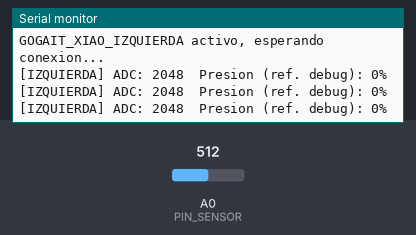
Bench run of a sketch on a simulated nRF52 board. Shown: the last lines printed to the serial monitor. Inputs (shaded band) come from the test bench; at power-on: A0 (PIN_SENSOR) = 512 (analog values on the 0–1023 scale). A phone connects over Bluetooth LE 3 s after start.

Above: at 1.2 s.
1.3 s: A0 (PIN_SENSOR) set to 716
At 1.71 s:
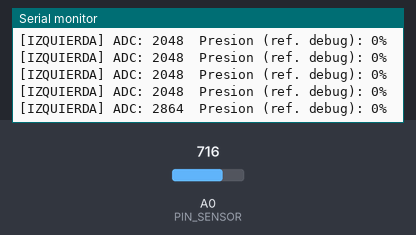
2.8 s: A0 (PIN_SENSOR) set to 900
At 2.92 s:
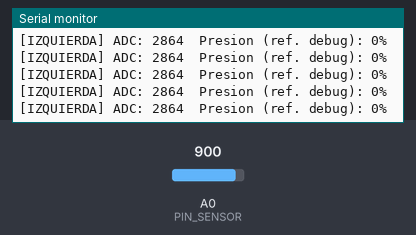
Timing chart, 0 to 5.8 s (numbered marks = the images above; inputs shaded):
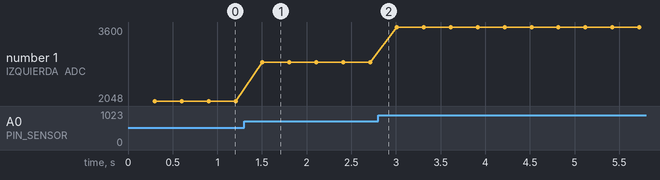

The sketch:

GOGAIT_XIAO_IZQUIERDA.ino
```cpp
#include <bluefruit.h>

// PLANTILLA IZQUIERDA (Xiao nRF52840) — mismo firmware que la derecha, pero
// con nombre BLE y UUIDs propios para que la app pueda distinguir de qué pie
// vienen los datos al conectarse a las dos placas a la vez.

const int PIN_SENSOR = A0;

// Ya no se usa para el envío BLE: la app calcula el % con la calibración
// del usuario (ver VistaPreparacion en la app), calibración que se hace por
// separado para cada plantilla. Se dejan solo como referencia para el print
// de debug por serie.
const int ADC_MIN = 1100;
const int ADC_MAX = 1800;

// UUIDs de la plantilla IZQUIERDA (distinto del de la derecha para que ambas
// placas puedan anunciarse y conectarse a la vez sin chocar).
#define BLE_UUID_SERVICE     "b9058af5-cb7a-4de0-8753-67184b634064"
#define BLE_UUID_CHARACT_TX  "7886f4fc-3ad6-4f8d-b0bf-62bea816a66f"

BLEService        goGaitService = BLEService(BLE_UUID_SERVICE);
BLECharacteristic txCharacteristic = BLECharacteristic(BLE_UUID_CHARACT_TX);

unsigned long previousMillis = 0;
const long interval = 10; // 100 Hz

unsigned long previousMillisDebug = 0;
const long debugInterval = 300;


void setup() {
  Serial.begin(115200);

  pinMode(PIN_SENSOR, INPUT);
  analogReadResolution(12);

  Bluefruit.begin();
  Bluefruit.setName("GOGAIT_XIAO_IZQUIERDA");

  goGaitService.begin();

  txCharacteristic.setProperties(CHR_PROPS_NOTIFY);
  txCharacteristic.setPermission(SECMODE_OPEN, SECMODE_OPEN);
  txCharacteristic.setMaxLen(20);
  txCharacteristic.begin();

  Bluefruit.Advertising.addFlags(BLE_GAP_ADV_FLAGS_LE_ONLY_GENERAL_DISC_MODE);
  Bluefruit.Advertising.addTxPower();
  Bluefruit.Advertising.addService(goGaitService);
  Bluefruit.Advertising.addName();
  Bluefruit.Advertising.restartOnDisconnect(true);
  Bluefruit.Advertising.setInterval(32, 244); // ~20-152.5 ms
  Bluefruit.Advertising.start(0);

  Serial.println("GOGAIT_XIAO_IZQUIERDA activo, esperando conexion...");
}

void loop() {
  unsigned long currentMillis = millis();

  if (currentMillis - previousMillis >= interval) {
    previousMillis = currentMillis;

    int lecturaVoltaje = analogRead(PIN_SENSOR);

    // Se envía el ADC crudo, no el % calculado.
    if (Bluefruit.connected() && txCharacteristic.notifyEnabled()) {
      String tramaDatos = String(lecturaVoltaje);
      txCharacteristic.notify(tramaDatos.c_str());
    }

    if (currentMillis - previousMillisDebug >= debugInterval) {
      previousMillisDebug = currentMillis;

      // Solo para el monitor serie, con la calibración fija de referencia.
      int presion = map(lecturaVoltaje, ADC_MIN, ADC_MAX, 100, 0);
      presion = constrain(presion, 0, 100);

      Serial.print("[IZQUIERDA] ADC: ");
      Serial.print(lecturaVoltaje);
      Serial.print("  Presion (ref. debug): ");
      Serial.print(presion);
      Serial.println("%");
    }
  }
}
```

Measured:
- after the input at 1.3 s, the serial monitor: prints a new line after 0.21 s (image 1)
- plotted number 1: 2048 → 2864 after the input at 1.3 s, 2864 → 3600 after the input at 2.8 s
